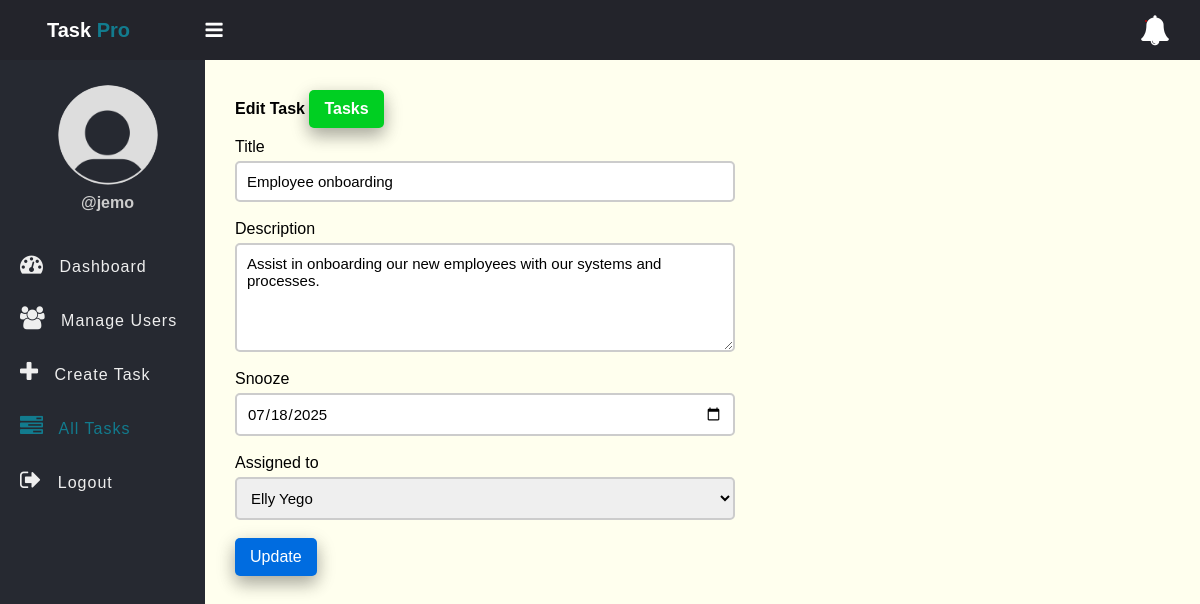
Page /edit-task.php?id=2 (signed in) on the committed database.
### tables this page shows
CREATE TABLE `tasks` (
  `id` int(11) NOT NULL,
  `title` varchar(100) NOT NULL,
  `description` text DEFAULT NULL,
  `assigned_to` int(11) DEFAULT NULL,
  `due_date` date DEFAULT NULL,
  `status` enum('pending','in_progress','completed') DEFAULT 'pending',
  `created_at` timestamp NOT NULL DEFAULT current_timestamp()
);

### app/Model/Task.php (called while the page is built, shortened)
<?php
function get_task_by_id($conn, $id){
	$sql = "SELECT * FROM tasks WHERE id =? ";
	$stmt = $conn->prepare($sql);
	$stmt->execute([$id]);
	if($stmt->rowCount() > 0){
		$task = $stmt->fetch();
	}else $task = 0;
	return $task;
}

### app/Model/User.php (called while the page is built, shortened)
<?php
function get_all_users($conn){
	$sql = "SELECT * FROM users WHERE role =? ";
	$stmt = $conn->prepare($sql);
	$stmt->execute(["employee"]);
	if($stmt->rowCount() > 0){
		$users = $stmt->fetchAll();
	}else $users = 0;
	return $users;
}

### edit-task.php (the view, shortened to what this page needs)
<?php
if (isset($_SESSION['role']) && isset($_SESSION['id']) && $_SESSION['role'] == "admin") {
    include "DB_connection.php";
    include "app/Model/Task.php";
    include "app/Model/User.php";
    $id = $_GET['id'];
    $task = get_task_by_id($conn, $id);
   $users = get_all_users($conn);
 ?>
<!DOCTYPE html>
<html>
<head>
	<link rel="stylesheet" href="https://stackpath.bootstrapcdn.com/font-awesome/4.7.0/css/font-awesome.min.css">
	<link rel="stylesheet" href="css/style.css">
</head>
<body>
	<?php include "inc/header.php" ?>
	<div class="body">
		<?php include "inc/nav.php" ?>
		<section class="section-1">
			<h4 class="title">Edit Task <a href="tasks.php">Tasks</a></h4>
			<form class="form-1"
			      method="POST"
			      action="app/update-task.php">
				<div class="input-holder">
					<lable>Title</lable>
					<input type="text" name="title" class="input-1" placeholder="Full Name" value="<?=$task['title']?>"><br>
				</div>
				<div class="input-holder">
					<lable>Description</lable>
					<textarea name="description" rows="5" class="input-1" ><?=$task['description']?></textarea><br>
				</div>
				<div class="input-holder">
					<lable>Snooze</lable>
					<input type="date" name="due_date" class="input-1" placeholder="Snooze" value="<?=$task['due_date']?>"><br>
				</div>
            <div class="input-holder">
					<lable>Assigned to</lable>
					<select name="assigned_to" class="input-1">
						<?php if ($users !=0) {
							foreach ($users as $user) {
								if ($task['assigned_to'] == $user['id']) { ?>
									<option selected value="<?=$user['id']?>"><?=$user['full_name']?></option>
						<?php }else{ ?>
                  <option value="<?=$user['id']?>"><?=$user['full_name']?></option>
						<?php } } } ?>
					</select><br>
				</div>
				<button class="edit-btn">Update</button>
			</form>
		</section>
	</div>
</body>
</html>
<?php }else{
   $em = "First login";
   header("Location: login.php?error=$em");
   exit();
}
 ?>

### css/style.css (style rules this page uses)
* { padding: 0; margin: 0; box-sizing: border-box; font-family: arial, sans-serif; }
.body { display: flex; }
.section-1 { padding: 30px; }
.section-1 .title { margin-bottom: 10px; }
.section-1 .title a { text-decoration: none; display: inline-block; padding-left: 10px; border: none; background: #00cf22; padding: 10px 15px; color: #fff; font-size: 16px; border-radius: 5px; cursor: pointer; outline: none; transition: background 1s; box-shadow: 0 8px 16px 0 rgba(0, 0, 0, 0.2), 0 6px 20px 0 rgba(0, 0, 0, 0.19); }
.section-1 { width: 100%; background: #ffe; }
.edit-btn { text-decoration: none; display: inline-block; padding-left: 10px; border: none; background: #006ce0; padding: 10px 15px; color: #fff; font-size: 16px; border-radius: 5px; cursor: pointer; outline: none; transition: background 1s; box-shadow: 0 8px 16px 0 rgba(0, 0, 0, 0.2), 0 6px 20px 0 rgba(0, 0, 0, 0.19); }
.form-1 { width: 90%; max-width: 500px; }
.input-holder lable { display: block; margin-bottom: 5px; }
.input-1 { border: 2px solid #ccc; width: 100%; padding: 10px; font-size: 15px; outline: none; border-radius: 5px; display: block; }

### rows in the picture
tasks: title "Employee onboarding", description "Assist in onboarding our new employees with our systems and processes.", due_date "07/18/2025"

### other values in the picture
$_SESSION['username'] "jemo"
form field assigned_to "Elly Yego"
